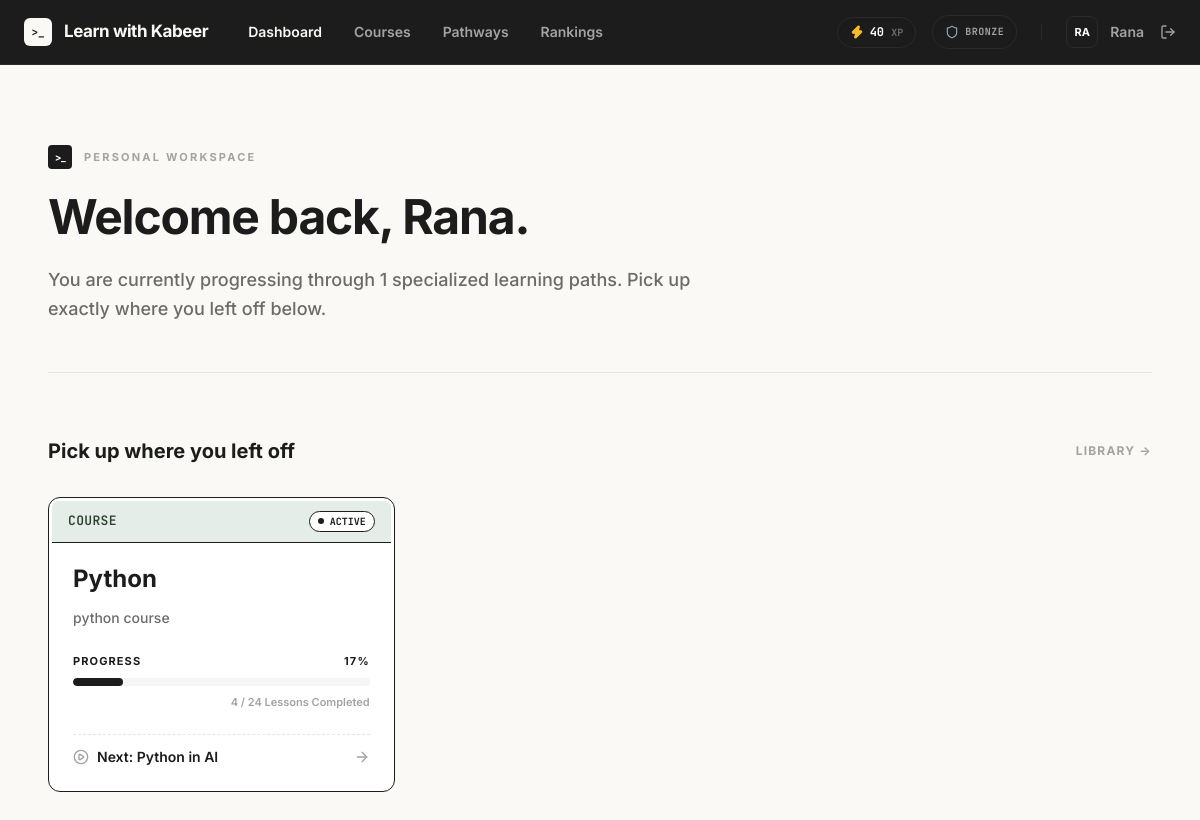
Page / (signed in) on the earlier database version.
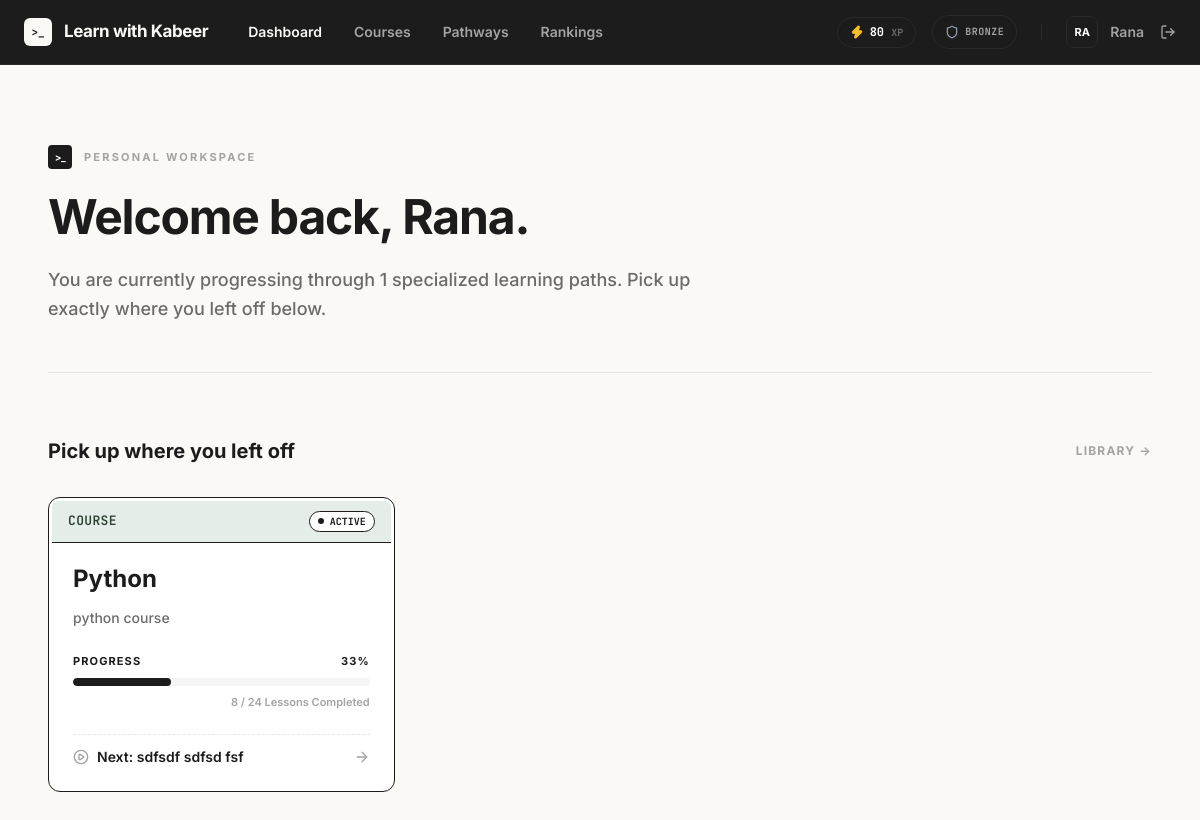
Same page on the later database version.
### tables this page shows
CREATE TABLE users (
            id INTEGER PRIMARY KEY AUTOINCREMENT,
            name TEXT NOT NULL,
            email TEXT NOT NULL UNIQUE,
            password_hash TEXT NOT NULL,
            is_admin INTEGER NOT NULL DEFAULT 0,
            created_at TEXT NOT NULL DEFAULT CURRENT_TIMESTAMP
        , total_xp INTEGER NOT NULL DEFAULT 0, streak_current INTEGER NOT NULL DEFAULT 0, streak_max INTEGER NOT NULL DEFAULT 0, last_activity_at TEXT, league TEXT NOT NULL DEFAULT 'Bronze', privacy_public INTEGER NOT NULL DEFAULT 1);

CREATE TABLE courses (
            id INTEGER PRIMARY KEY AUTOINCREMENT,
            slug TEXT NOT NULL UNIQUE,
            title TEXT NOT NULL,
            subtitle TEXT NOT NULL,
            level TEXT NOT NULL,
            status TEXT NOT NULL DEFAULT 'active'
        );

CREATE TABLE lessons (
            id INTEGER PRIMARY KEY AUTOINCREMENT,
            course_id INTEGER NOT NULL,
            number INTEGER NOT NULL,
            slug TEXT NOT NULL,
            title TEXT NOT NULL,
            summary TEXT NOT NULL,
            route_name TEXT,
            content TEXT,
            content_type TEXT NOT NULL DEFAULT 'html', section_id INTEGER REFERENCES sections(id) ON DELETE SET NULL, builder_json TEXT,
            FOREIGN KEY (course_id) REFERENCES courses (id) ON DELETE CASCADE,
            UNIQUE (course_id, number)
        );

### app.py (the view)
@app.route("/")
def home():
    if g.user:
        if g.user["is_admin"]:
            return redirect(url_for("admin_dashboard"))
        all_paths = database.get_career_paths(g.user["id"])
        career_paths = [p for p in all_paths if p["enrolled"] and p["status"] == "active"]
        overview = database.get_course_overview(g.user)
        return render_template("index.html", career_paths=career_paths, **overview)
    career_paths = [p for p in database.get_career_paths() if p["status"] == "active"]
    return render_template("index.html", career_paths=career_paths, **database.get_course_overview())

### app.py (called while the page is built)
@app.before_request
def load_logged_in_user():
    user_id = session.get("user_id")
    g.user = database.get_user_by_id(user_id) if user_id else None

@app.context_processor
def inject_template_helpers():
    return {
        "current_user": g.get("user"),
        "lesson_url": lesson_url,
    }

### database.py (called while the page is built, shortened)
def get_db():
    if "db" not in g:
        g.db = sqlite3.connect(current_app.config["DATABASE"])
        g.db.row_factory = sqlite3.Row
        g.db.execute("PRAGMA foreign_keys = ON")
    return g.db

def get_user_by_id(user_id):
    return get_db().execute("SELECT * FROM users WHERE id = ?", (user_id,)).fetchone()

def get_progress(user_id, course_id):
    return get_db().execute(
        "SELECT * FROM progress WHERE user_id = ? AND course_id = ?",
        (user_id, course_id),
    ).fetchone()

def get_career_paths(user_id=None):
    db = get_db()
    paths = db.execute("SELECT * FROM career_paths ORDER BY id DESC").fetchall()
    result = []
    return result

### templates/index.html (shortened to what the changed rows need)
{% extends "base.html" %}
{% block content %}
<main class="flex-1 overflow-y-auto bg-[#FAF9F6] font-sans selection:bg-[#1C1C1C] selection:text-white pb-20">
    {% if current_user %}
        {% set themes = [
            {'bg': 'bg-[#E4EDE7]', 'text': 'text-[#2D4233]'},
            {'bg': 'bg-[#F4EBE1]', 'text': 'text-[#543E2C]'},
            {'bg': 'bg-[#E2E8F0]', 'text': 'text-[#0F172A]'}
        ] %}
        <div class="mx-auto max-w-6xl px-6 py-12 md:py-20">
            <header class="mb-16 border-b border-[#E5E5E5] pb-12">
                <div class="flex items-center gap-3 mb-6">
                    <span class="flex h-6 w-6 items-center justify-center rounded bg-[#1C1C1C] text-[10px] font-bold text-white tracking-tighter">
                        &gt;_
                    </span>
                    <span class="text-[11px] font-bold uppercase tracking-[0.2em] text-[#A3A3A3]">Personal Workspace</span>
                </div>
                <h1 class="text-4xl font-bold tracking-tight text-[#1C1C1C] sm:text-5xl">
                    Welcome back, {{ current_user["name"].split(' ')[0] }}.
                </h1>
                <p class="mt-6 text-lg font-medium leading-relaxed text-[#6B6B6B] max-w-2xl">
                    {% if enrolled_courses %}
                        You are currently progressing through {{ enrolled_courses|length }} specialized learning paths. Pick up exactly where you left off below.
                    {% else %}
                        Your personal learning workspace is ready. Explore our curriculum to begin your journey into software engineering.
                    {% endif %}
                </p>
            </header>
            {% if enrolled_courses %}
                <div class="mb-8 flex items-center justify-between">
                    <h2 class="text-xl font-bold text-[#1C1C1C]">Pick up where you left off</h2>
                    <a href="{{ url_for('courses') }}" class="text-xs font-bold uppercase tracking-widest text-[#A3A3A3] transition-colors hover:text-[#1C1C1C]">
                        Library &rarr;
                    </a>
                </div>
                <div class="grid gap-8 md:grid-cols-2 lg:grid-cols-3">
                    {% for enrolled_course in enrolled_courses %}
                        {% set theme = themes[loop.index0 % 3] %}
                        <div class="group relative flex h-full flex-col rounded-xl border border-[#1C1C1C] bg-white transition-all duration-200 ease-out hover:-translate-y-1 hover:translate-x-1 hover:shadow-[-6px_6px_0_0_#1C1C1C]">
                            <div class="p-[3px] pb-0">
                                <div class="flex items-center justify-between rounded-t-md {{ theme.bg }} border-b border-[#1C1C1C] px-4 py-2.5">
                                    <span class="font-mono text-[13px] font-semibold {{ theme.text }} tracking-wide uppercase">
                                        Course
                                    </span>
                                    {% if enrolled_course["progress_percent"] == 100 %}
                                        <span class="flex items-center gap-1.5 rounded-full border border-[#16A34A] bg-[#F0FDF4] px-2 py-0.5 font-mono text-[10px] font-bold text-[#16A34A]">
                                            <i data-lucide="check" class="h-3 w-3"></i>
                                            COMPLETED
                                        </span>
                                    {% else %}
                                        <span class="flex items-center gap-1.5 rounded-full border border-[#1C1C1C] bg-white px-2 py-0.5 font-mono text-[10px] font-bold text-[#1C1C1C]">
                                            <span class="h-1.5 w-1.5 rounded-full bg-[#1C1C1C] animate-pulse"></span>
                                            ACTIVE
                                        </span>
                                    {% endif %}
                                </div>
                            </div>
                            <div class="flex flex-col flex-grow px-6 pb-6 pt-5">
                                <h3 class="mb-3 text-2xl font-bold text-[#1C1C1C]">{{ enrolled_course["title"] }}</h3>
                                <p class="text-sm font-medium leading-relaxed text-[#6B6B6B] flex-grow line-clamp-2">
                                    {{ enrolled_course["subtitle"] }}
                                </p>
                                <div class="mt-6">
                                    <div class="mb-2 flex items-center justify-between text-[11px] font-bold uppercase tracking-widest text-[#1C1C1C]">
                                        <span>Progress</span>
                                        <span>{{ enrolled_course["progress_percent"] }}%</span>
                                    </div>
                                    <div class="h-2 w-full overflow-hidden rounded-full bg-[#F5F5F5]">
                                        <div class="h-full rounded-full bg-[#1C1C1C] transition-all duration-500 ease-out" style="width: {{ enrolled_course['progress_percent'] }}%;"></div>
                                    </div>
                                    <div class="mt-2 text-right text-[11px] font-semibold text-[#A3A3A3]">
                                        {{ enrolled_course["completed_lessons"] }} / {{ enrolled_course["total_lessons"] }} Lessons Completed
                                    </div>
                                </div>
                                <div class="mt-6 flex flex-col gap-3">
                                    <hr class="border-t border-dashed border-[#E5E5E5]">
                                    <div class="flex items-center justify-between text-sm font-semibold text-[#1C1C1C]">
                                        <div class="flex items-center gap-2">
                                            {% if enrolled_course["progress_percent"] == 100 %}
                                                <i data-lucide="award" class="h-4 w-4 text-[#16A34A]"></i>
                                                <span class="truncate">Mastered — Review any lesson</span>
                                            {% else %}
                                                <i data-lucide="play-circle" class="h-4 w-4 text-[#A3A3A3]"></i>
                                                <span class="truncate">Next: {{ enrolled_course["current_lesson"]["title"] }}</span>
                                            {% endif %}
                                        </div>
                                        <i data-lucide="arrow-right" class="h-4 w-4 text-[#A3A3A3] transition-transform group-hover:translate-x-1 group-hover:text-[#1C1C1C]"></i>
                                    </div>
                                </div>
                            </div>
                            <a href="{{ url_for('course_overview', course_slug=enrolled_course['slug']) }}" class="absolute inset-0 z-10">
                            </a>
                        </div>
                    {% endfor %}
                </div>
            {% endif %}
        </div>
    {% endif %}
</main>
{% endblock %}

### templates/base.html (shortened to what the changed rows need)
<!DOCTYPE html>
<html lang="en">
<head>
    <script src="https://cdn.tailwindcss.com?plugins=typography"></script>
</head>
<body class="h-screen overflow-hidden bg-gray-50 text-gray-900 font-sans antialiased flex flex-col">
    <nav class="sticky top-0 z-50 flex-none border-b border-[#2A2A2A] bg-[#1C1C1C] px-6 transition-all duration-300">
        <div class="mx-auto flex h-16 max-w-6xl items-center justify-between">
            <div class="flex items-center gap-6">
                <div class="flex items-center gap-6 text-sm font-semibold text-[#A3A3A3]">
                    {% if current_user %}
                        <div class="hidden items-center gap-4 md:flex">
                            <div class="flex items-center gap-1.5 rounded-full border border-[#2A2A2A] bg-[#1C1C1C] px-3 py-1.5 shadow-inner">
                                <i data-lucide="zap" class="h-3.5 w-3.5 fill-amber-400 text-amber-400"></i>
                                <span class="font-mono text-xs font-bold text-white">{{ current_user.total_xp }} <span class="text-[10px] text-[#6B6B6B]">XP</span></span>
                            </div>
                            <div class="flex items-center gap-1.5 rounded-full border border-[#2A2A2A] bg-[#1C1C1C] px-3 py-1.5 shadow-inner">
                                <i data-lucide="shield" class="h-3.5 w-3.5 text-slate-400"></i>
                                <span class="font-mono text-[10px] font-bold uppercase tracking-wider text-[#A3A3A3]">{{ current_user.league }}</span>
                            </div>
                        </div>
                        <div class="flex items-center gap-4">
                            <a href="{{ url_for('settings') }}" class="group flex items-center gap-3 transition-colors hover:text-white">
                                <div class="flex h-8 w-8 items-center justify-center rounded-lg border border-[#2A2A2A] bg-[#1C1C1C] text-[11px] font-bold text-white transition-all group-hover:border-white/20">
                                    {{ current_user.name[:2].upper() }}
                                </div>
                                <span class="text-sm font-semibold">{{ current_user["name"].split(' ')[0] }}</span>
                            </a>
                            <form action="{{ url_for('logout') }}" method="post" class="inline">
                                <button type="submit" class="flex items-center gap-2 transition-colors hover:text-[#FAF9F6]" title="Sign Out">
                                    <i data-lucide="log-out" class="h-4 w-4"></i>
                                </button>
                            </form>
                        </div>
                    {% endif %}
                </div>
            </div>
        </div>
    </nav>
    {% block content %}{% endblock %}
</body>
</html>

Differences in the rows shown:
changed users "Rana": total_xp "40" → "80"
computed for courses "Python": progress_percent "17" → "33"; {{ enrolled_course['progress_percent'] }} 17 → 33 (drawn); completed_lessons "4" → "8"; current_lesson "Python in AI" → "sdfsdf sdfsd fsf"
